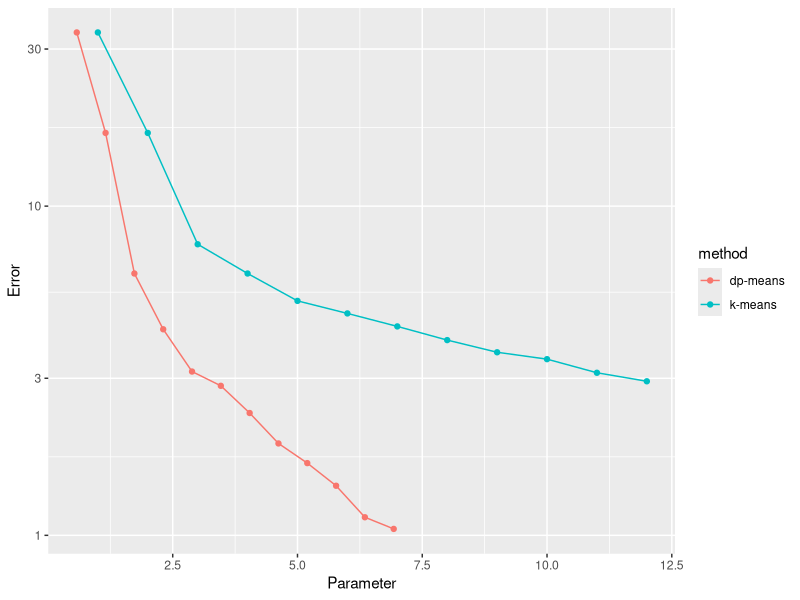
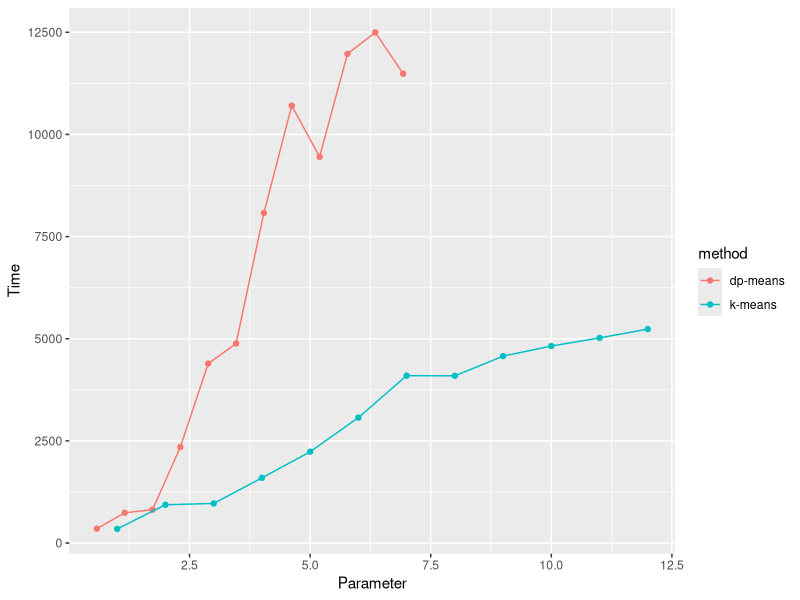
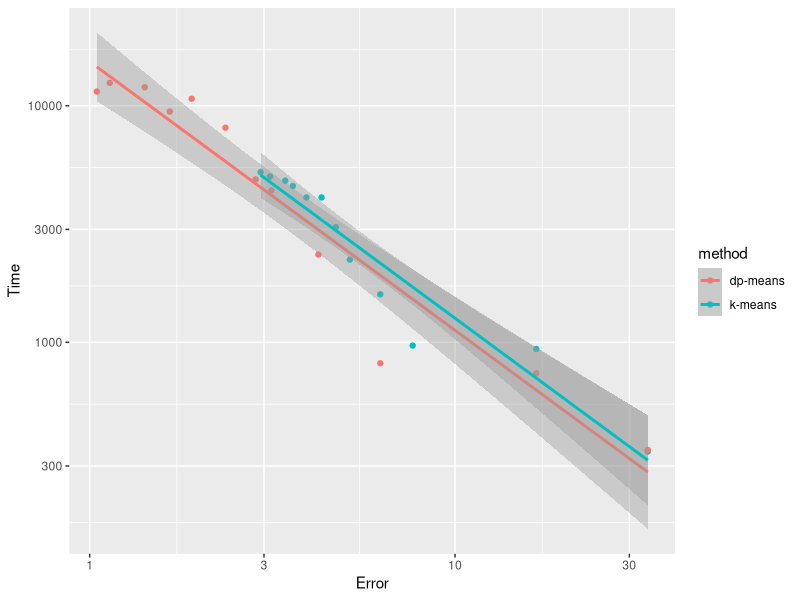

R code for these plots, in order:
#!/usr/bin/env Rscript

library(ggplot2)
library(gridExtra)

X <- read.delim("./output/test.csv", sep=",", header=FALSE)
X$method <- as.factor(X$V1)
summary(X)

p <-ggplot(data=X, aes(V2,V3)) + 
	geom_point(aes(color = method)) +
	geom_line(aes(color= method)) +
	scale_y_log10() + 
	xlab("Parameter") +
	ylab("Error") 
ggsave(file="./img/test_errors.png", width=5, height=4, dpi=100)

p1 <-ggplot(data=X, aes(V2, V4)) + 
	geom_point(aes(color = method)) +
	geom_line(aes(color = method)) +  
	xlab("Parameter") +
	ylab("Time") 
ggsave(file="./img/test_times.png", width=5, height=4, dpi=100)

p2 <-ggplot(data=X, aes(V3, V4)) + 
	geom_point(aes(color = method)) +
	#geom_line(aes(color = method)) +  
	geom_smooth(aes(V3, V4, color=method), method = "lm") + 
	scale_y_log10() + 
	scale_x_log10() + 
	xlab("Error") +
	ylab("Time") 
ggsave(file="./img/test_times-error.png", width=5, height=4, dpi=100)

